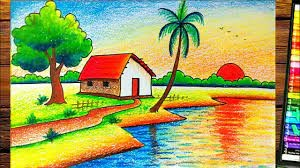
#> input picture Picture2.jpg, 300 x 168 px, found by its file name
$ python 3.py
#> lines starting #> are read from the running program, lines starting #| are printed output that depends on the picture
import cv2
import numpy as np
image_path ="C:/Users/P Leela Mohan/Desktop/computer vision/Picture2.jpg"
image = cv2.imread(image_path, cv2.IMREAD_GRAYSCALE)
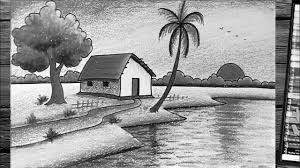
#> image: shape (168, 300); min 0, max 255, mean 154.1
cv2.imshow("original image",image)
cv2.waitKey(0)
kernel = np.ones((5, 5), np.uint8)
dilated_image = cv2.dilate(image, kernel, iterations=1)
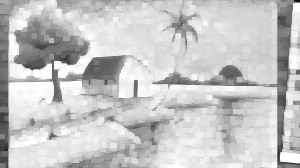
#> dilated_image: shape (168, 300); min 12, max 255, mean 197.7
cv2.imshow('Dilated Image', dilated_image)
cv2.waitKey(0)
cv2.destroyAllWindows

$ run again, with Picture1.png saved as Picture2.jpg
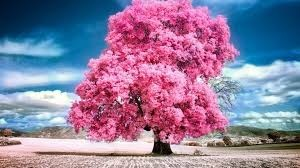
#> input picture Picture1.png, 300 x 168 px, found by its file name
#> `image = cv2.imread(image_path, cv2.IMREAD_GRAYSCALE)`:
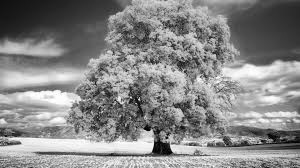
#> image: shape (168, 300); min 0, max 255, mean 135.2
#> `dilated_image = cv2.dilate(image, kernel, iterations=1)`:
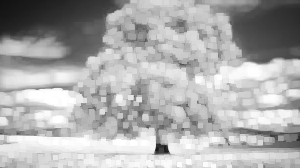
#> dilated_image: shape (168, 300); min 16, max 255, mean 172.4

$ run again, with th.jpeg copied over Picture2.jpg
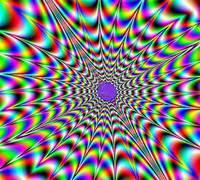
#> input picture th.jpeg, 200 x 180 px, found by its file name
#> `image = cv2.imread(image_path, cv2.IMREAD_GRAYSCALE)`:
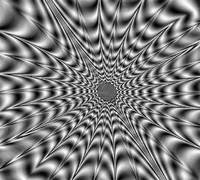
#> image: shape (180, 200); min 0, max 255, mean 124.2
#> `dilated_image = cv2.dilate(image, kernel, iterations=1)`:
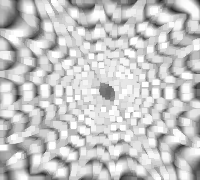
#> dilated_image: shape (180, 200); min 37, max 255, mean 198.6
